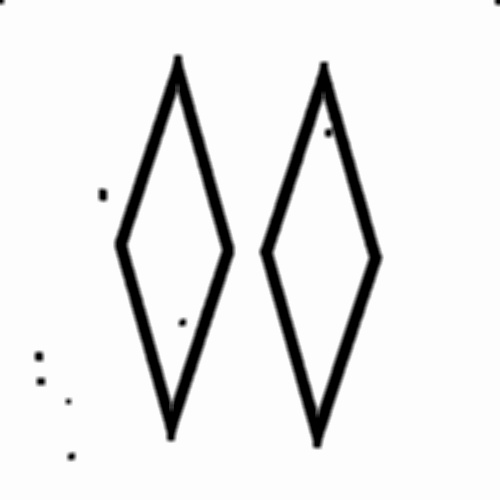
#> input picture train/diamond_green_outlined_two_b1_rot180.jpg, 500 x 500 px; its folder holds only this picture in this run
$ python main.py train/diamond_green_outlined_two_b1_rot180.jpg
#> lines starting #> are read from the running program, lines starting #| are printed output that depends on the picture; after the words box and inside, x2 and y2 are one past the last pixel; in counts of white or black regions, pixels touching at a corner belong together
### card.py
#!/usr/bin/env python

import cv2
import numpy as np
import argparse
import os
import imutils

parser = argparse.ArgumentParser(description='Scan image for SET card')

parser.add_argument('filename', type=str, help="Filename to do something from")


TRAIN_FOLDER = "train"
CANVAS_SIZE = 500
EXTENSIONS = ['.png', '.jpg']
number_to_int = {'one': 1, 'two': 2, 'three': 3}
boundaries = {
        'green': [([40, 50, 50], [80, 255, 255])],
        'red': [([0, 50, 50], [10, 255, 255]), ([175, 50, 50], [255, 255, 255])],
        'purple': [([120, 50, 50], [165, 255, 255])],
}
carac_names = ['color', 'number', 'fill', 'shape']

FILL_THRESHOLD_OUTLINED = 10000
PREPROCESS_FILL_THRESHOLD = 150


def imgdiff(img1, img2):
    """Takes as input two preprocessed images and returns diff"""
    kernel = np.ones((5,5),np.uint8)
    diff = cv2.absdiff(img1, img2)
    diff = cv2.GaussianBlur(diff, (5, 5), 5)
    flag, diff = cv2.threshold(diff, 200, 255, cv2.THRESH_BINARY)
    return np.sum(diff)


def get_carac_from_filename(filename):
    base = filename.split(".")[0]
    parts = base.split("_")
    return {
            'shape': parts[0],
            'color': parts[1],
            'fill': parts[2],
            'number': parts[3],
            }


class Card():
    def __init__(self, full_img, contour):
        self.card = self.get_card(full_img, contour)
        self.prep_shape, self.prep_fill = self.get_preprocessed()
        self.closest = None
        self.carac = {
            'shape': None,
            'color': None,
            'fill': None,
            'number': None,
            }


    def get_card(self, img, contour):
        disp = img.copy()
        peri = cv2.arcLength(contour, True)
        approx = cv2.approxPolyDP(contour, 0.05 * peri, True)
        canvas = np.array(
                [[0, 0], [CANVAS_SIZE, 0], [CANVAS_SIZE, CANVAS_SIZE], [0, CANVAS_SIZE]],
                np.float32)
        approx = approx.astype(np.float32)
        transform = cv2.getPerspectiveTransform(approx, canvas)
        card = cv2.warpPerspective(disp, transform,(CANVAS_SIZE, CANVAS_SIZE))
        return card

    def get_preprocessed(self):
        gray = cv2.cvtColor(self.card, cv2.COLOR_BGR2GRAY)
        blur = cv2.GaussianBlur(gray, (5, 5), 2 )

        #Preprocess for shape
        prep_shape = cv2.adaptiveThreshold(blur, 255,cv2.ADAPTIVE_THRESH_GAUSSIAN_C,\
                cv2.THRESH_BINARY,11,2)
        kernel = np.ones((5,5),np.uint8)
        prep_shape = cv2.erode(prep_shape, kernel, iterations = 1)
        prep_shape = cv2.GaussianBlur(prep_shape, (5, 5), 5)

        #Preprocess for fill
        _, prep_fill = cv2.threshold(blur, PREPROCESS_FILL_THRESHOLD, 255, cv2.THRESH_BINARY)

        return prep_shape, prep_fill


    def imgdiff(self, other_preprocessed):
        return imgdiff(self.prep_shape, other_preprocessed)

    def predict_from_closest(self, gold):
        order = sorted(gold, key=lambda x:self.imgdiff(x["image"]))
        self.closest = order[0]
        name = self.closest["name"]
        self.carac = get_carac_from_filename(name)

    def predict_color(self):
        color = "unkown"
        image = self.card
        hsv = cv2.cvtColor(image, cv2.COLOR_BGR2HSV)
        maxi = -1
        for cur_color, bounds in boundaries.items():
            mask = np.zeros(image.shape[:2], dtype = "uint8")
            for (lower, upper) in bounds:
                lower = np.array(lower, dtype = "uint8")
                upper = np.array(upper, dtype = "uint8")
                cur_mask = cv2.inRange(hsv, lower, upper)
                mask += cur_mask
            output = cv2.bitwise_and(image, image, mask = mask)
            #output_hsv = cv2.bitwise_and(hsv, hsv, mask = mask)
            count = np.count_nonzero(output)

            if count > maxi:
                maxi = count
                color = cur_color

        self.carac['color'] = color

    def predict_fill(self, number):
        total = CANVAS_SIZE * CANVAS_SIZE
        img = self.prep_fill
        count = total - np.count_nonzero(img)
        if count > FILL_THRESHOLD_OUTLINED * number:
            self.carac['fill'] = "solid"
        else:
            self.carac['fill'] = "outlined"

    def predict(self, trained):
        self.predict_from_closest(trained)
        number = number_to_int[self.carac['number']]
        if self.carac['fill'] in ['outlined', 'solid']:
            self.predict_fill(number)

        self.predict_color()

    def __str__(self):
        string = self.carac['shape']
        string += '_' + self.carac['color']
        string += '_' + self.carac['fill']
        string += '_' + self.carac['number']
        return string


def get_im_contours(filename):
    im = cv2.imread(filename, cv2.IMREAD_COLOR)
    gray = cv2.cvtColor(im, cv2.COLOR_BGR2GRAY)
    blur = cv2.GaussianBlur(gray, (1, 1), 1000)
    flag, thresh = cv2.threshold(blur, 120, 255, cv2.THRESH_BINARY)
    contours, hierarchy = cv2.findContours(thresh,cv2.RETR_TREE,cv2.CHAIN_APPROX_SIMPLE)
    contours = sorted(contours, key=cv2.contourArea,reverse=True)
    return im, contours

def filter_cards_contours(contours):
    area_mean = sum(cv2.contourArea(contours[i]) for i in range(1, 4)) / 3.
    contours = [contour for contour in contours if 2 * area_mean > cv2.contourArea(contour) > area_mean / 2]
    numcards = len(contours)
    print("Num cards: " + str(numcards))
    return contours

def load_trained():
    trained = []
    for filename in os.listdir(TRAIN_FOLDER):
        extension = os.path.splitext(filename)[1]
        if extension.lower() not in EXTENSIONS:
            continue
        train_path = os.path.join(TRAIN_FOLDER, filename)
        im = cv2.imread(train_path, cv2.IMREAD_GRAYSCALE)
        trained.append({'name': filename, 'image': im})
    return trained

# [8 lines that do not run on import are left out]

### set.py
#!/usr/bin/env python

import cv2
import numpy as np
import argparse
import os
import imutils

CARAC_NAMES = ['color', 'number', 'fill', 'shape']

# [8 lines left out: function show_img, not called in this run]


class Set():
    def __init__(self, full_img, contours, cards):
        self.full_img = full_img
        self.cards = cards
        self.contours = contours
        self.sets = self.find_set()


    def check_carac(self, c_name, i, j, k):
        all_same = (self.cards[i].carac[c_name] == self.cards[j].carac[c_name] == self.cards[k].carac[c_name])
        if all_same or (self.cards[i].carac[c_name] != self.cards[j].carac[c_name] and
                        self.cards[j].carac[c_name] != self.cards[k].carac[c_name] and
                        self.cards[k].carac[c_name] != self.cards[i].carac[c_name]
                        ):
            return True
        return False

    def is_set(self, i, j, k):
        for c_name in CARAC_NAMES:
            if not self.check_carac(c_name, i, j, k):
                return False
        return True

    def find_set(self):
        numcards = len(self.cards)
        sets = []
        for i in range(numcards):
            for j in range(i):
                for k in range(j):
                    if self.is_set(i, j, k):
                        sets.append([i, j, k])
        return sets

    # [31 lines left out: functions draw_set, show_sets, not called in this run]

    def save_sets(self, save_folder, prefix):
        filenames = []
        try:
            os.makedirs(save_folder)
        except:
            pass

        for i in range(len(self.sets)):
            cur_set = self.sets[i]
            disp = self.draw_set(cur_set)
            resized = imutils.resize(disp, width=800)
            filename = prefix + "_" + str(i) + ".jpg"
            dest = os.path.join(save_folder, filename)
            filenames.append(dest)
            cv2.imwrite(dest, resized)
        return filenames

### main.py
#!/usr/bin/env python

import argparse
import os
import card
import set

parser = argparse.ArgumentParser(description='Scan image for SET card')

parser.add_argument('filename', type=str, help="Filename to do something from")


def handle_cards(filename):
    # Read cards
    im, contours = card.get_im_contours(filename)
#> in get_im_contours, im is the input picture: shape (500, 500, 3); min 0, max 255, mean 234.1
#> in get_im_contours, `flag, thresh = cv2.threshold(blur, 120, 255, cv2.THRESH_BINARY)`:
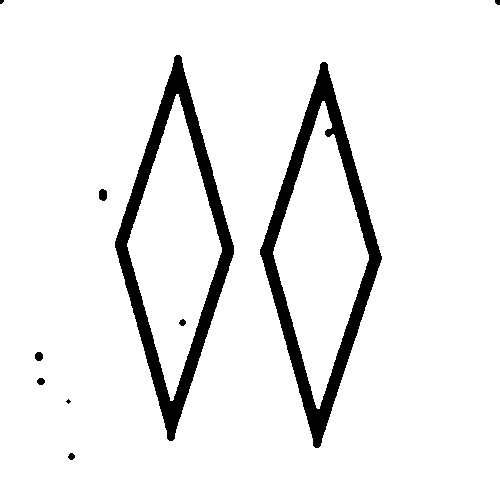
#> thresh: shape (500, 500); 92.7% white; 10 black regions (2 under 20 px)
#> in get_im_contours, `contours, hierarchy = cv2.findContours(thresh,cv2.RETR_TREE,cv2.CHAIN_..`: contours = 11 contours, 1 with area under 20; largest, box (x1, y1, x2, y2) and area: (0, 0, 500, 500) 248969, (259, 61, 383, 449) 24655, (114, 54, 235, 442) 24259, (273, 101, 369, 409) 14937, (127, 94, 222, 401) 14698
    contours = card.filter_cards_contours(contours)
#> in filter_cards_contours, `area_mean = sum(cv2.contourArea(contours[i]) for i in range(1, 4)) / 3.`: area_mean = 21283.7
#> in filter_cards_contours, `contours = [contour for contour in contours if 2 * area_mean > cv2.con..`: contours = 4 contours; box (x1, y1, x2, y2) and area: (259, 61, 383, 449) 24655, (114, 54, 235, 442) 24259, (273, 101, 369, 409) 14937, (127, 94, 222, 401) 14698
#> in filter_cards_contours, `numcards = len(contours)`: numcards = 4
#| Num cards: 4
    trained = card.load_trained()
#> trained = 1 item
    cards = []
    for contour in contours:
        my_card = card.Card(im, contour)
        my_card.predict(trained)
        cards.append(my_card)
        print(my_card)
#> this loop made 4 passes
#| diamond_green_solid_two
#| diamond_green_solid_two
#| diamond_green_outlined_two
#| diamond_green_outlined_two
#> pass 1, in get_card, `card = cv2.warpPerspective(disp, transform,(CANVAS_SIZE, CANVAS_SIZE))`:
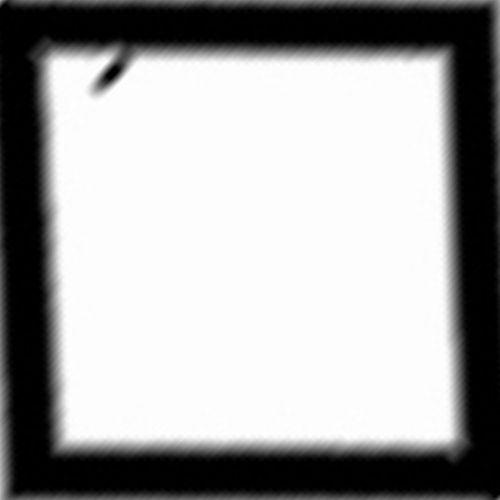
#> card: shape (500, 500, 3); min 0, max 255, mean 164.6
#> pass 1, in get_preprocessed, `prep_shape = cv2.adaptiveThreshold(blur, 255,cv2.ADAPTIVE_THRESH_GAUSS..`:
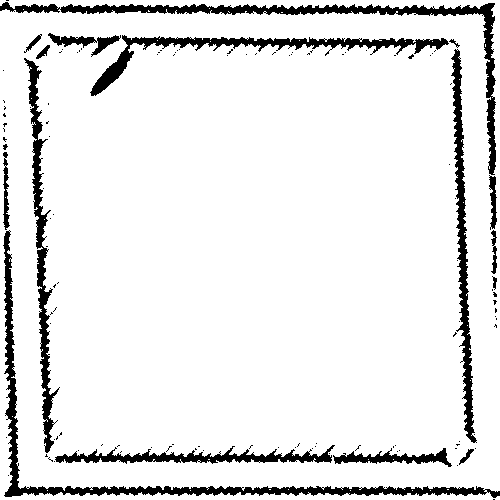
#> prep_shape: shape (500, 500); 90.7% white; 119 black regions (103 under 20 px)
#> after the loop, cards = 4 items
    # Compute sets
    my_set = set.Set(im, contours, cards)
#> in __init__, `self.contours = contours`: self.contours has the same summary as contours in filter_cards_contours
#> in find_set, `numcards = len(self.cards)`: numcards = 4
#> the loop in find_set, `for i in range(numcards):` made 4 passes
    # Show sets
    # my_set.show_sets()
    # Write sets
    prefix = os.path.basename(args.filename).split(".")[0]
    filenames = my_set.save_sets("save", prefix)
#> filenames = []
    return filenames


def print_card(filename):
    im, contours = card.get_im_contours(filename)
    trained = card.load_trained()
    my_card = card.Card(im, contours[0])
    my_card.predict(trained)
    print(my_card)


if __name__ == '__main__':
    args = parser.parse_args()
    filenames = handle_cards(args.filename)
#> filenames = []

$ run again, on train/diamond_green_solid_one_b1_rot270.jpg
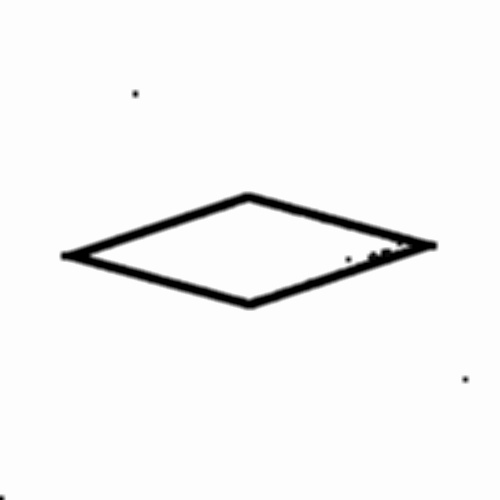
#> input picture train/diamond_green_solid_one_b1_rot270.jpg, 500 x 500 px
#> in get_im_contours, im is the input picture: shape (500, 500, 3); min 0, max 255, mean 245.6
#> in get_im_contours, `flag, thresh = cv2.threshold(blur, 120, 255, cv2.THRESH_BINARY)`:
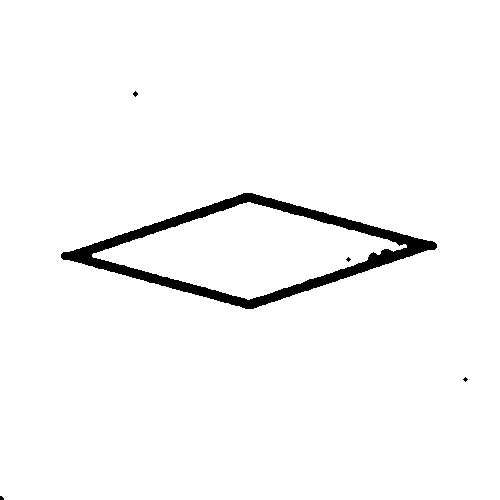
#> thresh: shape (500, 500); 97.2% white; 5 black regions (4 under 20 px)
#> in get_im_contours, `contours, hierarchy = cv2.findContours(thresh,cv2.RETR_TREE,cv2.CHAIN_..`: contours = 6 contours, 2 with area under 20; largest, box (x1, y1, x2, y2) and area: (0, 0, 500, 500) 248990, (60, 192, 438, 310) 23142, (92, 202, 407, 300) 15452, (132, 90, 139, 98) 24
#> area_mean = 12872.5
#> in filter_cards_contours, `contours = [contour for contour in contours if 2 * area_mean > cv2.con..`: contours = 2 contours; box (x1, y1, x2, y2) and area: (60, 192, 438, 310) 23142, (92, 202, 407, 300) 15452
#> in filter_cards_contours, `numcards = len(contours)`: numcards = 2
#| Num cards: 2
#> trained = 1 item
#> the loop in handle_cards, `for contour in contours:` made 2 passes
#> (printed output is left out)
#> pass 1, in get_preprocessed, `prep_shape = cv2.adaptiveThreshold(blur, 255,cv2.ADAPTIVE_THRESH_GAUSS..`:
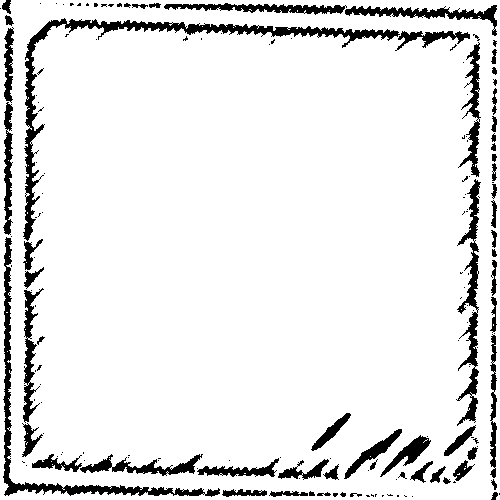
#> prep_shape: shape (500, 500); 90.8% white; 160 black regions (102 under 20 px)
#> after the loop in handle_cards, `for contour in contours:`: cards = 2 items
#> self.contours has the same summary as contours in filter_cards_contours
#> in find_set, `numcards = len(self.cards)`: numcards = 2
#> in handle_cards, `filenames = my_set.save_sets("save", prefix)`: filenames = []
